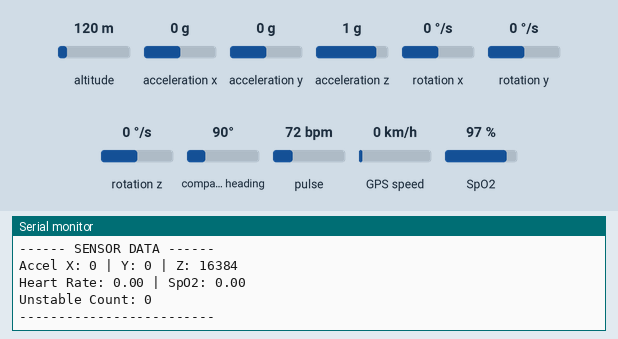
Simulated run of this sketch. Board: ESP32. On the bench: the last lines printed to the serial monitor. The inputs (shaded band) are chosen by the test bench; at power-on: acceleration x 0 g, acceleration y 0 g, acceleration z 1 g, pulse 72 bpm, SpO2 97 %, altitude 120 m, rotation x 0 °/s, rotation y 0 °/s, rotation z 0 °/s, compass heading 90°, GPS speed 0 km/h. The GPS gets a fix after 3 s at 37.7749, -122.4194 with 8 satellites; the modem accepts every AT command (registered, SIM ready, sends succeed) and sends nothing else.

Above: at 5.2 s.
5.3 s: acceleration x set to -1.4 g
At 6.5 s:
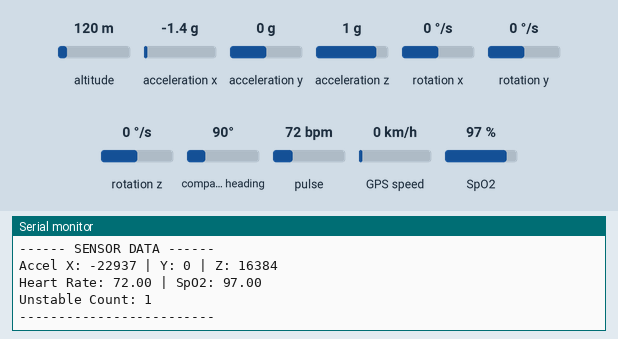
6.8 s: acceleration y set to -1.4 g
At 9.9 s:
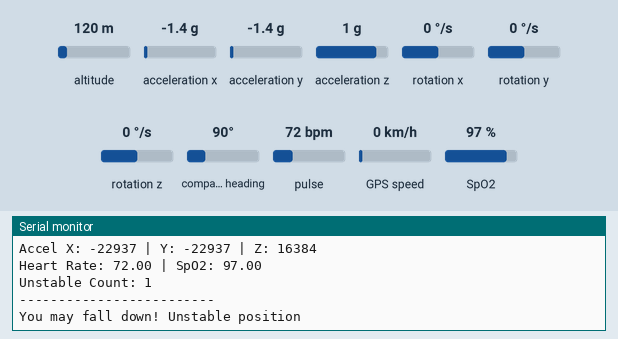
15.8 s: acceleration z set to -1.4 g
At 16.9 s:
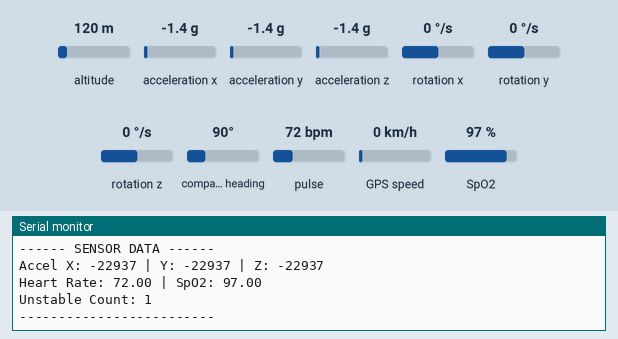
17.3 s: pulse set to 42 bpm
At 17.8 s:
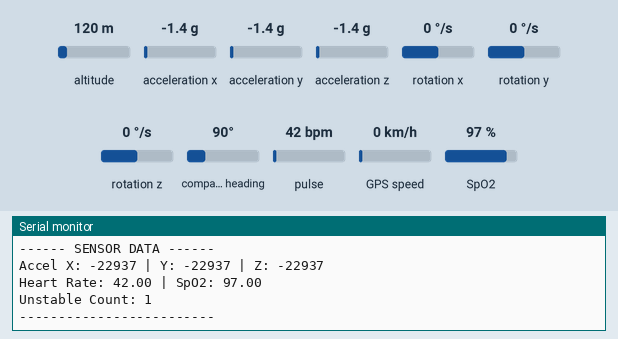
18.8 s: SpO2 set to 80 %
At 21.8 s:
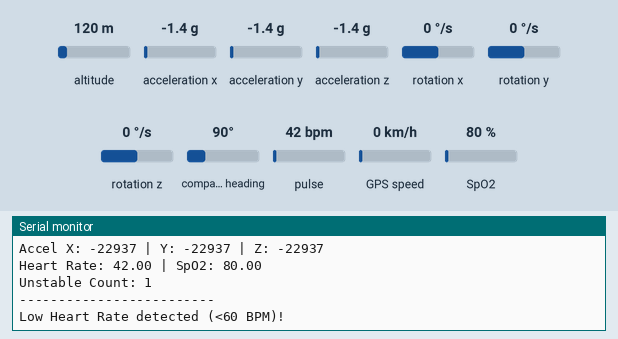
Timing chart, 0 to 22.8 s (numbered marks = the images above; inputs shaded):
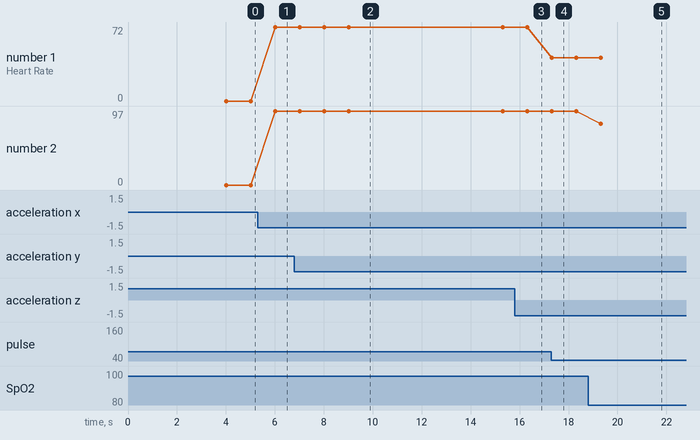

Measured:
- after the input at 5.3 s, the serial monitor: prints a new line after 0.71 s (image 1)
- after the input at 6.8 s, the serial monitor: prints a new line after 0.22 s (image 2)
- after the input at 15.8 s, the serial monitor: prints a new line after 0.52 s (image 3)
- after the input at 17.3 s, the serial monitor: prints a new line at once (image 4)
- after the input at 18.8 s, the serial monitor: prints a new line after 0.53 s (image 5)
- plotted number 1: 72 → 42 after the input at 17.3 s
- plotted number 2: 97 → 80 after the input at 18.8 s

The sketch:

sketch_dec23a_copy_20261009211744.ino
```cpp
#include <Wire.h>
#include <MPU6050.h>
#include "MAX30100_PulseOximeter.h"
#include <TinyGPSPlus.h>
#include <SoftwareSerial.h>

#define SDA_PIN 21
#define SCL_PIN 22

// ---------- Sensor objects ----------
MPU6050 mpu;
PulseOximeter pox;
TinyGPSPlus gps;

// ---------- SoftwareSerial pins ----------
SoftwareSerial GSM(18, 19); // RX=16, TX=17
SoftwareSerial GPS(12, 14); // RX=12, TX=14

// ---------- Timers ----------
unsigned long lastReport = 0;
unsigned long unstableStartTime = 0;
unsigned long highHRStart = 0;
unsigned long lowHRStart = 0;

// ---------- Flags ----------
bool unstableOngoing = false;
bool wasAboveThreshold = false;
bool highHROngoing = false;
bool lowHROngoing = false;

int unstableCount = 0;

// ---------- Thresholds ----------
const int ACC_THRESHOLD = 12000;
const unsigned long UNSTABLE_DURATION = 4000; // 4 seconds
const unsigned long HR_DURATION = 3000;       // 3 seconds
const int MAX_UNSTABLE_EVENTS = 50;

// ---------- Recipient number ----------
String phoneNumber = "+917092661268";   // <--- Replace with your phone number

void setup() {
  Serial.begin(115200);
  Wire.begin(SDA_PIN, SCL_PIN);
  Wire.setClock(400000);

  Serial.println("Initializing sensors...");

  // ---- MPU6050 ----
  mpu.initialize();
  if (mpu.testConnection()) Serial.println("MPU6050 connected successfully!");
  else Serial.println("MPU6050 connection failed!");

  // ---- MAX30100 ----
  if (!pox.begin()) Serial.println("MAX30100 initialization FAILED!");
  else Serial.println("MAX30100 initialized successfully!");
  pox.setIRLedCurrent(MAX30100_LED_CURR_7_6MA);

  // ---- GSM ----
  GSM.begin(9600);
  delay(2000);
  Serial.println("Initializing GSM...");
  GSM.println("AT");
  delay(1000);
  GSM.println("AT+CMGF=1"); // SMS text mode
  delay(1000);

  // ---- GPS ----
  GPS.begin(9600);
  Serial.println("Setup Complete.\n");
}

// -------- Helper to get GPS location --------
String getGPSLocation() {
  String lat = "12.960278959129495", lon = "80.0572910742515";
  unsigned long start = millis();
  while (millis() - start < 2000) { // read for 2 seconds
    while (GPS.available()) {
      if (gps.encode(GPS.read())) {
        if (gps.location.isValid()) {
          lat = String(gps.location.lat(), 6);
          lon = String(gps.location.lng(), 6);
        }
      }
    }
  }
  return "Lat: " + lat + ", Lon: " + lon;
}

// -------- Helper to send SMS --------
void sendSMS(String msg) {
  String location = getGPSLocation();
  String finalMsg = msg + "\n" + location;

  Serial.println("Sending SMS:");
  Serial.println(finalMsg);

  GSM.println("AT+CMGS=\"" + phoneNumber + "\"");
  delay(500);
  GSM.print(finalMsg);
  delay(500);
  GSM.write(26); // CTRL+Z to send
  delay(3000);
  Serial.println("SMS sent.\n");
}

// ------------------------------------------------
void loop() {
  pox.update();

  int16_t ax, ay, az, gx, gy, gz;
  mpu.getMotion6(&ax, &ay, &az, &gx, &gy, &gz);

  float hr = pox.getHeartRate();
  float spo2 = pox.getSpO2();

  bool crossedThreshold = (abs(ax) > ACC_THRESHOLD || abs(ay) > ACC_THRESHOLD);

  // --- Detect rising edge ---
  if (crossedThreshold && !wasAboveThreshold) {
    wasAboveThreshold = true;
    unstableCount++;
    unstableOngoing = true;
    unstableStartTime = millis();
  }

  // --- Detect falling edge ---
  if (!crossedThreshold && wasAboveThreshold) {
    wasAboveThreshold = false;
    unstableOngoing = false;
  }

  // --- Continuous unstable for 4 seconds ---
  if (unstableOngoing && (millis() - unstableStartTime >= UNSTABLE_DURATION)) {
    String msg = "You may fall down! Unstable position";
    Serial.println(msg);
    sendSMS(msg);
    unstableOngoing = false;
  }

  // --- High heart rate for >3 seconds ---
  if (hr > 120) {
    if (!highHROngoing) {
      highHROngoing = true;
      highHRStart = millis();
    } else if (millis() - highHRStart >= HR_DURATION) {
      String msg = "High Heart Rate detected (>120 BPM)!";
      Serial.println(msg);
      sendSMS(msg);
      if (crossedThreshold)
        sendSMS("Unstable + High Heart Rate! You may fall down soon!");
      highHROngoing = false;
    }
  } else highHROngoing = false;

  // --- Low heart rate for >3 seconds ---
  if (hr < 60 && hr > 20) {
    if (!lowHROngoing) {
      lowHROngoing = true;
      lowHRStart = millis();
    } else if (millis() - lowHRStart >= HR_DURATION) {
      String msg = "Low Heart Rate detected (<60 BPM)!";
      Serial.println(msg);
      sendSMS(msg);
      if (crossedThreshold)
        sendSMS("Unstable + Low Heart Rate! You may fall down soon!");
      lowHROngoing = false;
    }
  } else lowHROngoing = false;

  // --- Multiple instability events ---
  if (unstableCount >= MAX_UNSTABLE_EVENTS) {
    String msg = "Multiple unstable movements detected (>6 times) - You may have fallen!";
    Serial.println(msg);
    sendSMS(msg);
    unstableCount = 0;
  }

  // --- Serial debug print every 1 sec ---
  if (millis() - lastReport > 1000) {
    lastReport = millis();
    Serial.println("------ SENSOR DATA ------");
    Serial.print("Accel X: "); Serial.print(ax);
    Serial.print(" | Y: "); Serial.print(ay);
    Serial.print(" | Z: "); Serial.println(az);
    Serial.print("Heart Rate: "); Serial.print(hr);
    Serial.print(" | SpO2: "); Serial.println(spo2);
    Serial.print("Unstable Count: "); Serial.println(unstableCount);
    Serial.println("-------------------------\n");
    pox.begin();
  }
}
```
